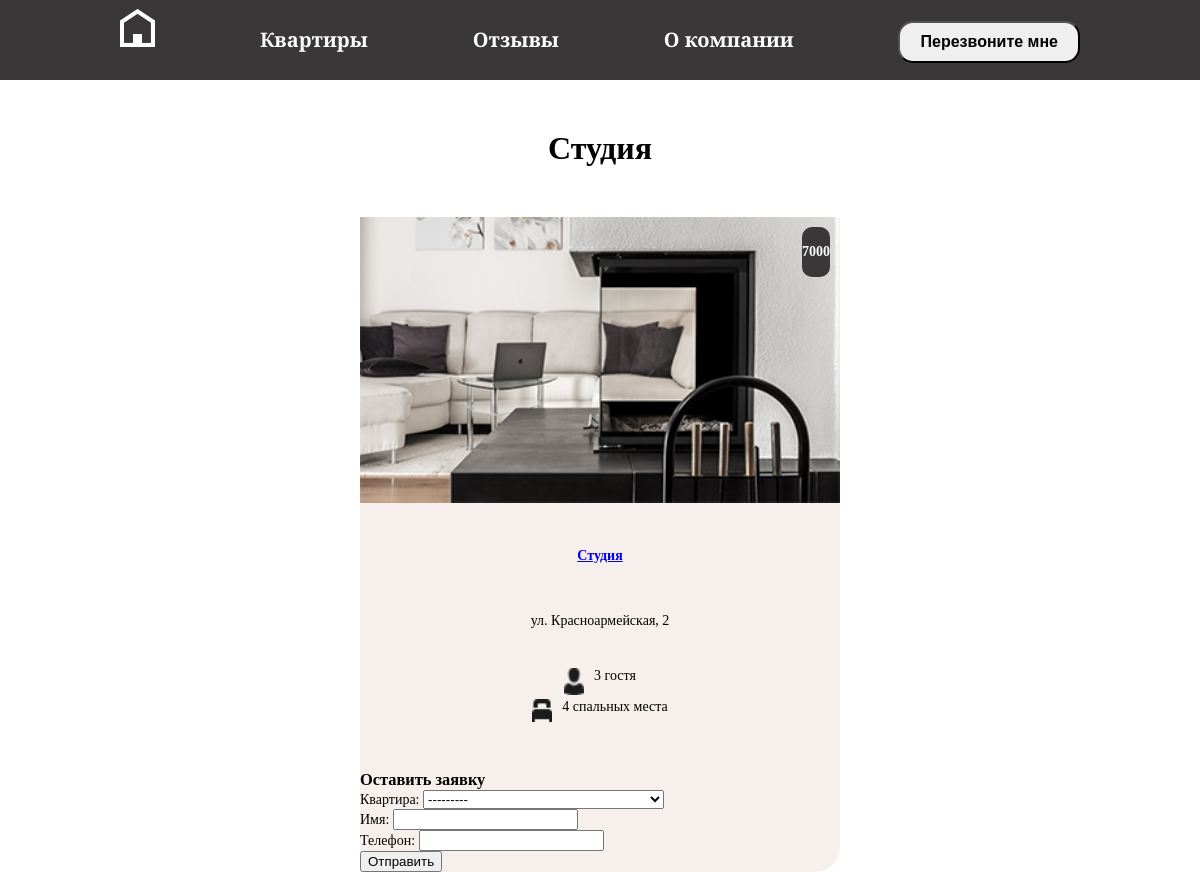
Screenshot of /3/ with the database file from the repository.
### my_first_app/models.py (models this page shows)
class Аpartments(models.Model):
    name=models.CharField("Название",max_length=50)
    price=models.IntegerField("Цена")
    adress=models.CharField("Адрес",max_length=40)
    guests=models.IntegerField("Количество гостей")
    beds=models.IntegerField("Количество спальныx мест")
    photo=models.ImageField("Фотография", upload_to="my_first_app/photos",default="",blank=True)
    class Meta:
        verbose_name="Квартира"
        verbose_name_plural="Квартиры"
        ordering=["id"]
    def __str__(self):
        return "Квартира {}".format(self.adress)
        """ еще один способ форматирования строки """
        """ return f"Квартира {self.adress}" """

### my_first_app/views.py (the view)
# urls.py: path("<int:apart_id>/", my_first_app_detail, name="apartament"),
def my_first_app_detail(request, apart_id):
    form=OrderForm()
    apart = get_object_or_404(Аpartments, id=apart_id)
    return render(request, "my_first_app/my_first_app_detail.html", {"apart": apart,"form":form})

### orders/forms.py
class OrderForm(forms.ModelForm):
    class Meta:
        model = Order
        fields = ["apartment", "name", "phone"
]

### my_first_app/templates/my_first_app/my_first_app_detail.html (shortened to what this page needs)
{% load static %}
<!DOCTYPE html>
<html lang="en">
<head>
    <link rel="stylesheet" href="{% static "css/my_first_app_detail.css" %}">
</head>
<body>
     <header>
        <div class="header_conteiner">
            <nav class="navigation">
                <div class="icon_home"><a href="index.html"><img src="/static/img/header/logo.png"  alt="home"></a></div>
                <div class="apartments"><a href="apartments.html">Квартиры</a></div>
                <div class="reviews "><a href="reviews.html">Отзывы</a></div>
                <div class="company"><a href="{% url 'company' %}">О компании</a></div>
                <div class="btn"><button >Перезвоните мне</button></div>
            </nav>
        </div>
    </header>
<h1>{{apart.name}}</h1>
          <div class="main_card">
              <div class="img_rooms"><img src="{{apart.photo.url}}" alt="Квартира {{apart.name}}" ></div>
              <div class="price">{{apart.price}}</div>
              <div class="desc">
                  <p class="rooms"><a href="{% url 'apartament' apart_id=apart.id %}">{{ apart.name }}</a>
                  </p>
                  <p class="adress">{{apart.adress}}</p>
              </div>
              <div class="icon_beds_guests">
              <div class="guests">
                  <div><img src="/static/img/main/icon-guests.png" alt="" width="20px"></div>
                  <div><p>{{apart.guests}} гостя</p></div>
              </div>
              <div class="beds">
                  <div><img src="/static/img/main/icon-beds.png" alt="" width="20px"></div>
                  <div><p>{{apart.beds}} спальных места</p></div>
              </div>
            </div>
            <h3>Оставить заявку</h3>
      <form method="post">
        {{form.as_p}}
        <button type="submit">Отправить</button>
      </form>
          </div>
</body>
</html>

### my_first_app/static/css/my_first_app_detail.css (style rules this page uses)
* { margin: 0px; }
header,.main_conteiner,.reviews_all,.footer { font-family: 'Playfair Display', serif; font-size: 22px; }
header { width: 100%; height: 80px; background-color: #393737; }
header a { text-decoration: none; font-size: 20px; color: white; font-weight: bold; }
.header_conteiner { width: 80%; margin: 0 auto; display: flex; justify-content: space-between; }
.navigation { width: 100%; display: flex; justify-content:space-between; line-height: 80px; align-items: center; }
.btn button { padding: 10px 20px; font-size: 16px; border-radius: 15px; cursor: pointer; font-weight: bold; }
.rooms, .adress { margin: 30px; }
h1 { text-align: center; margin: 0; padding: 50px; }
.main_card { background-color: rgb(247, 239, 235); width: 40%; border-radius: 25px; position: relative; margin: 0 auto; font-size: 30px; }
.img_rooms img { width: 100%; }
.price { position: absolute; top: 10px; right: 10px; background: #393737; height: auto; vertical-align: middle; text-align: center; line-height: 50px; color: white; font-weight: bold; font-size: 20px; border-radius: 10px; }
.rooms { font-size: 36px; font-weight: bold; text-align: center; margin: 20px; }
.adress { font-size: 36px; text-align: center; }
.desc { margin: 31px 0 25px 0; line-height:35px; }
.icon_beds_guests { display: flex; justify-content: space-around; padding-bottom: 44px; }
.guests,.beds { display: flex; }
.guests img { margin-right: 10px; }
.beds img { margin-right: 10px; }
@media only screen and (max-width: 1250px) { .main_card p { font-size: 14px; } }
@media only screen and (max-width: 1250px) { .main_card { font-size: 14px; } }
@media only screen and (max-width: 1250px) { .price { font-size: 14px; } }
@media only screen and (max-width: 1250px) { .icon_beds_guests { flex-direction: column; align-items: center; } }

### rows the page displays
Аpartments: name "Студия", photo (picture), price "7000", adress "ул. Красноармейская, 2", guests "3", beds "4"
